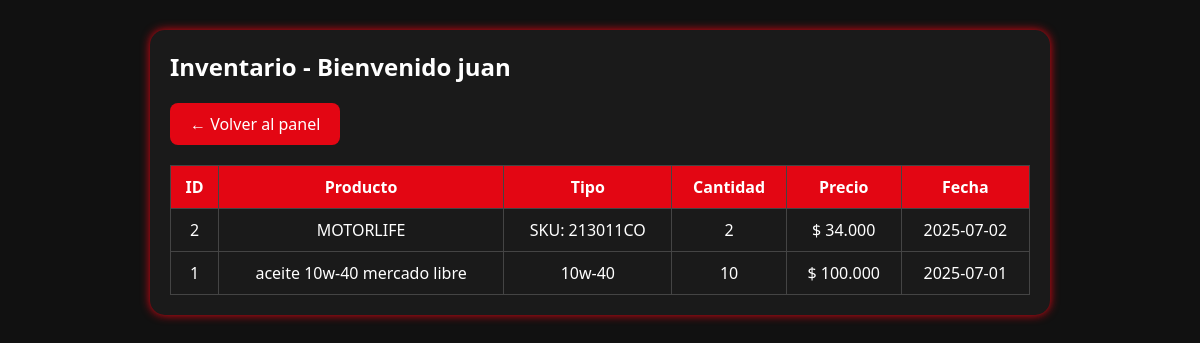
Page /facturacion/inventario.php (signed in) on the earlier database version.
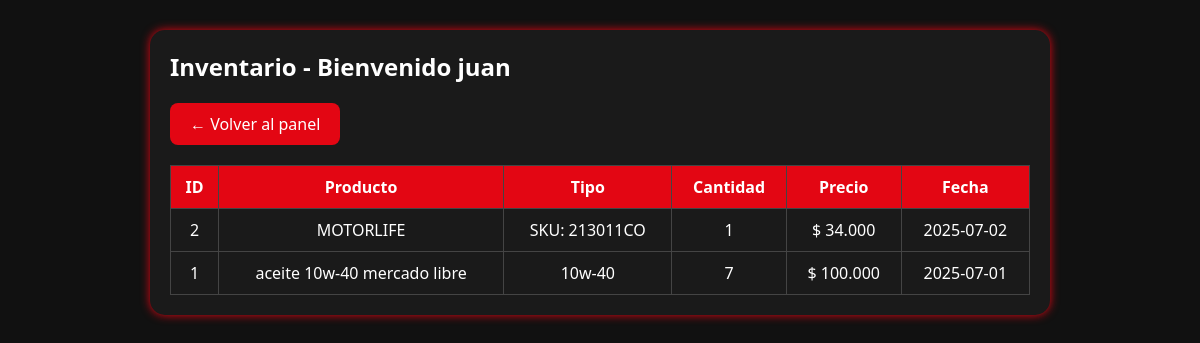
Same page on the later database version.
### tables this page shows
CREATE TABLE `inventario` (
  `id` int(11) NOT NULL,
  `producto` varchar(100) NOT NULL,
  `tipo` varchar(50) NOT NULL,
  `cantidad` int(11) NOT NULL,
  `precio` decimal(10,3) NOT NULL,
  `fecha` date NOT NULL,
  `estado` varchar(50) NOT NULL
);

### facturacion/inventario.php (the view, shortened to what this page needs)
<!DOCTYPE html>
<html lang="es">
<head>
  <link rel="stylesheet" href="estilos.css">
</head>
<body>
  <div class="panel">
    <h2>Inventario - Bienvenido <?php echo $_SESSION['usuario']; ?></h2>
    <a href="empleado.php" class="btn">← Volver al panel</a>
    <table>
      <tr>
        <th>ID</th>
        <th>Producto</th>
        <th>Tipo</th>
        <th>Cantidad</th>
        <th>Precio</th>
        <th>Fecha</th>
      </tr>
      <?php
      include "php/conexion.php";
      $resultado = $conexion->query("SELECT * FROM inventario ORDER BY fecha DESC");
      while ($fila = $resultado->fetch_assoc()) {
        echo "<tr>
                <td>{$fila['id']}</td>
                <td>{$fila['producto']}</td>
                <td>{$fila['tipo']}</td>
                <td>{$fila['cantidad']}</td>
                <td>$ {$fila['precio']}</td>
                <td>{$fila['fecha']}</td>
              </tr>";
      }
      ?>
    </table>
  </div>
</body>
</html>

Differences in the rows shown:
changed inventario "MOTORLIFE": cantidad "2" → "1"
changed inventario "aceite 10w-40 mercado libre": cantidad "10" → "7"
